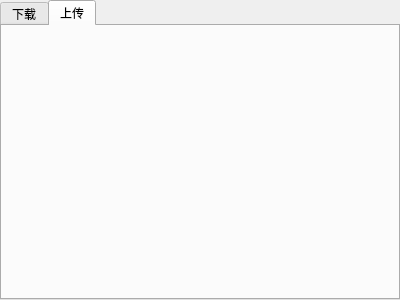
<?xml version="1.0" encoding="UTF-8"?>
<ui version="4.0">
 <class>UiTransfer</class>
 <widget class="QWidget" name="UiTransfer">
  <property name="geometry">
   <rect>
    <x>0</x>
    <y>0</y>
    <width>400</width>
    <height>300</height>
   </rect>
  </property>
  <property name="windowTitle">
   <string>Form</string>
  </property>
  <layout class="QHBoxLayout" name="horizontalLayout">
   <property name="leftMargin">
    <number>0</number>
   </property>
   <property name="topMargin">
    <number>0</number>
   </property>
   <property name="rightMargin">
    <number>0</number>
   </property>
   <property name="bottomMargin">
    <number>0</number>
   </property>
   <item>
    <widget class="QTabWidget" name="tabWidget">
     <property name="currentIndex">
      <number>1</number>
     </property>
     <widget class="UiDownload" name="tabDownload">
      <attribute name="title">
       <string>下载</string>
      </attribute>
     </widget>
     <widget class="UiUpload" name="tabUpload">
      <attribute name="title">
       <string>上传</string>
      </attribute>
     </widget>
    </widget>
   </item>
  </layout>
 </widget>
 <customwidgets>
  <customwidget>
   <class>UiDownload</class>
   <extends>QWidget</extends>
   <header location="global">src/fend/uitransfer/uidownload.h</header>
   <container>1</container>
  </customwidget>
  <customwidget>
   <class>UiUpload</class>
   <extends>QWidget</extends>
   <header location="global">src/fend/uitransfer/uiupload.h</header>
   <container>1</container>
  </customwidget>
 </customwidgets>
 <resources/>
 <connections/>
</ui>
